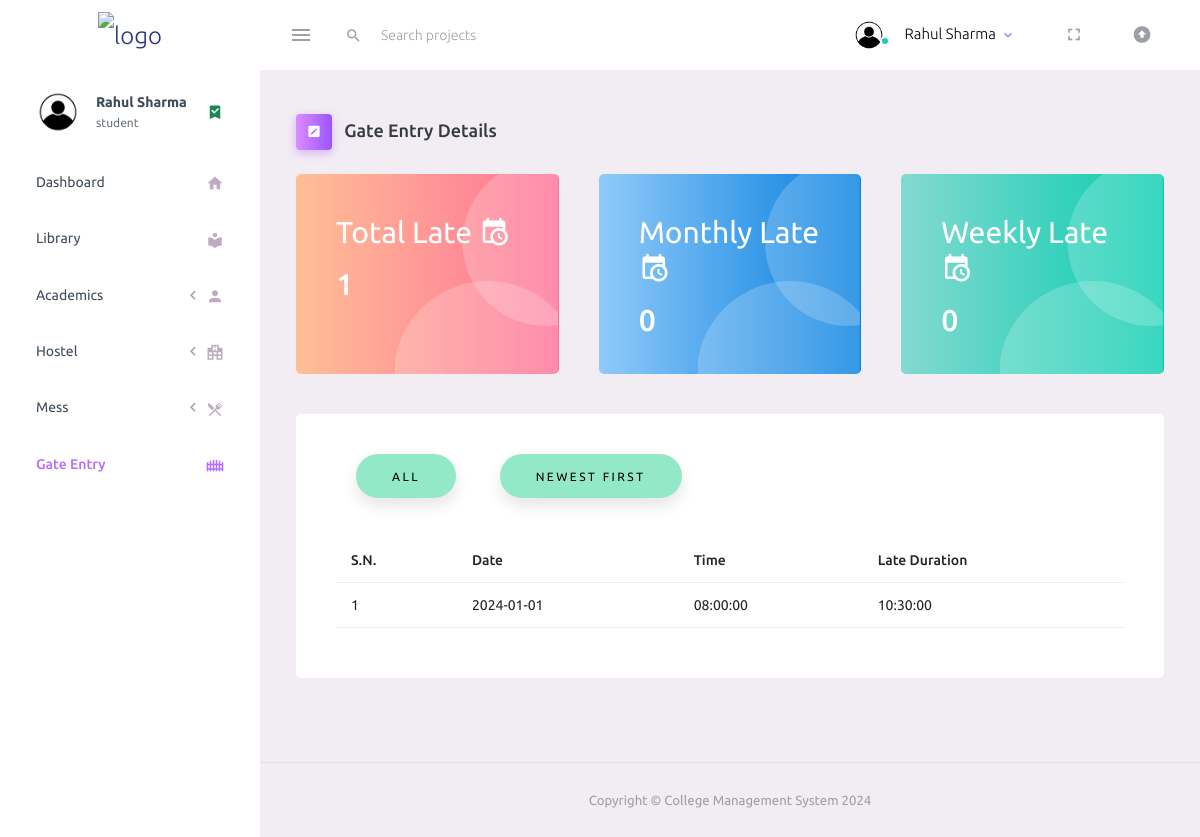
The app's page /dashboard/gate_entry.php (signed in) with its own data.
### tables this page shows
CREATE TABLE GATE_ENTRY (
	ROLL_NO VARCHAR(10),
	ENTRY_TIME DATETIME
);

### dashboard/gate_entry.php (the view, shortened to what this page needs)
<?php
require_once "C:\\xampp\\htdocs\\CMS\\config.php";
$sql = "SELECT entry_time, DATE(entry_time) AS date, TIME(entry_time) AS time
      FROM gate_entry
      WHERE roll_no=?;";
$stmt = mysqli_prepare($conn, $sql);
mysqli_stmt_bind_param($stmt, "s", $param_id);
?>
<!DOCTYPE html>
<html lang="en">
<head>
  <link rel="stylesheet" href="http://localhost/Dashboard/assets/vendors/mdi/css/materialdesignicons.min.css">
  <link rel="stylesheet" href="http://localhost/Dashboard/assets/vendors/css/vendor.bundle.base.css">
  <link rel="stylesheet" href="http://localhost/Dashboard/assets/css/style.css">
  <link rel="stylesheet" href="http://localhost/Dashboard/assets/css/myStyle.css">
</head>
<body>
  <div class="container-scroller">
    <nav class="navbar default-layout-navbar col-lg-12 col-12 p-0 fixed-top d-flex flex-row">
      <div class="text-center navbar-brand-wrapper d-flex align-items-center justify-content-center">
        <a class="navbar-brand brand-logo" href="http://localhost/Dashboard/dashboard_student.php"><img src="images/cms.png" alt="logo" style="height: 50px; width:230px;"></a>
      </div>
      <div class="navbar-menu-wrapper d-flex align-items-stretch">
        <button class="navbar-toggler navbar-toggler align-self-center" type="button" data-toggle="minimize">
          <span class="mdi mdi-menu"></span>
        </button>
        <div class="search-field d-none d-md-block">
          <form class="d-flex align-items-center h-100" action="#">
            <div class="input-group">
              <div class="input-group-prepend bg-transparent">
                <i class="input-group-text border-0 mdi mdi-magnify"></i>
              </div>
              <input type="text" class="form-control bg-transparent border-0" placeholder="Search projects">
            </div>
          </form>
        </div>
        <ul class="navbar-nav navbar-nav-right">
          <li class="nav-item nav-profile dropdown">
            <a class="nav-link dropdown-toggle" id="profileDropdown" href="#" data-bs-toggle="dropdown" aria-expanded="false">
              <div class="nav-profile-img">
                <img src="assets/images/faces/account.png" alt="image">
                <span class="availability-status online"></span>
              </div>
              <div class="nav-profile-text">
                <p class="mb-1 text-black"><?php echo $_SESSION['name'] ?></p>
              </div>
            </a>
          </li>
          <li class="nav-item d-none d-lg-block full-screen-link">
            <a class="nav-link">
              <i class="mdi mdi-fullscreen" id="fullscreen-button"></i>
            </a>
          </li>
          <li class="nav-item d-none d-lg-block">
            <a class="nav-link" href="#">
              <i class="mdi mdi-arrow-up-bold-circle"></i>
            </a>
          </li>
        </ul>
      </div>
    </nav>
    <div class="container-fluid page-body-wrapper">
      <nav class="sidebar sidebar-offcanvas" id="sidebar">
        <ul class="nav">
          <li class="nav-item nav-profile">
            <a href="#" class="nav-link">
              <div class="nav-profile-image">
                <img src="assets/images/faces/account.png" alt="profile">
              </div>
              <div class="nav-profile-text d-flex flex-column">
                <span class="font-weight-bold mb-2"><?php echo $_SESSION['name'] ?></span>
                <span class="text-secondary text-small"><?php echo $_SESSION['user'] ?></span>
              </div>
              <i class="mdi mdi-bookmark-check text-success nav-profile-badge"></i>
            </a>
          </li>
          <li class="nav-item">
            <a class="nav-link" href="http://localhost/Dashboard/dashboard_student.php">
              <span class="menu-title">Dashboard</span>
              <i class="mdi mdi-home menu-icon"></i>
            </a>
          </li>
          <li class="nav-item">
            <a class="nav-link" href="http://localhost/Dashboard/library.php">
              <span class="menu-title">Library</span>
              <i class="mdi mdi-library menu-icon"></i>
            </a>
          </li>
          <li class="nav-item">
            <a class="nav-link" data-bs-toggle="collapse" href="#general-pages3" aria-expanded="false" aria-controls="general-pages3">
              <span class="menu-title">Academics</span>
              <i class="menu-arrow"></i>
              <i class="mdi mdi-account menu-icon"></i>
            </a>
          </li>
          <li class="nav-item">
            <a class="nav-link" data-bs-toggle="collapse" href="#general-pages1" aria-expanded="false" aria-controls="general-pages1">
              <span class="menu-title">Hostel</span>
              <i class="menu-arrow"></i>
              <i class="mdi mdi-hospital-building menu-icon"></i>
            </a>
          </li>
          <li class="nav-item">
            <a class="nav-link" data-bs-toggle="collapse" href="#general-pages2" aria-expanded="false" aria-controls="general-pages2">
              <span class="menu-title">Mess</span>
              <i class="menu-arrow"></i>
              <i class="mdi mdi-silverware-variant menu-icon"></i>
            </a>
          </li>
          <li class="nav-item">
            <a class="nav-link" href="http://localhost/Dashboard/gate_entry.php">
              <span class="menu-title">Gate Entry</span>
              <i class="mdi mdi-gate menu-icon"></i>
            </a>
          </li>
        </ul>
      </nav>
      <div class="main-panel">
        <div class="content-wrapper">
          <div class="page-header">
            <h3 class="page-title">
              <span class="page-title-icon bg-gradient-primary text-white me-2">
                <i class="mdi mdi-pencil-box"></i>
              </span> Gate Entry Details
            </h3>
          </div>
          <?php
          if (mysqli_stmt_execute($stmt)) {
            $result = mysqli_stmt_get_result($stmt);
            $total_late = 0;
            $last30dayslate = 0;
            $last7dayslate = 0;
            if (mysqli_num_rows($result) > 0) {
              while ($row = mysqli_fetch_assoc($result)) {
                $total_late++;
              }
            }
          }
          ?>
          <div class="row">
            <div class="col-md-4 stretch-card grid-margin">
              <div class="card bg-gradient-danger card-img-holder text-white" style="height: 200px;">
                <div class="card-body">
                  <img src="assets/images/dashboard/circle.svg" class="card-img-absolute" alt="circle-image" />
                  <h2 class="font-weight-normal mb-3">Total Late <i class="mdi mdi-calendar-clock mdi-30px float-right"></i>
                  </h2>
                  <h2 class="mb-5"><?php echo $total_late ?></h2>
                </div>
              </div>
            </div>
            <div class="col-md-4 stretch-card grid-margin">
              <div class="card bg-gradient-info card-img-holder text-white" style="height: 200px;">
                <div class="card-body">
                  <img src="assets/images/dashboard/circle.svg" class="card-img-absolute" alt="circle-image" />
                  <h2 class="font-weight-normal mb-3">Monthly Late <i class="mdi mdi-calendar-clock mdi-30px float-right"></i>
                  </h2>
                  <h2 class="mb-5"><?php echo $last30dayslate ?></h2>
                </div>
              </div>
            </div>
            <div class="col-md-4 stretch-card grid-margin">
              <div class="card bg-gradient-success card-img-holder text-white" style="height: 200px;">
                <div class="card-body">
                  <img src="assets/images/dashboard/circle.svg" class="card-img-absolute" alt="circle-image" />
                  <h2 class="font-weight-normal mb-3">Weekly Late <i class="mdi mdi-calendar-clock mdi-30px float-right"></i>
                  </h2>
                  <h2 class="mb-5"><?php echo $last7dayslate ?></h2>
                </div>
              </div>
            </div>
          </div>
          <div class="row">
            <div class="col-lg-12 grid-margin stretch-card">
              <div class="card">
                <div class="card-body">
                  <table class="table">
                    <div class="col-12 grid-margin">
                      <div class="template-demo">
                        <form action="" method="get">
                          <button type="submit" class="button" name="filter" value="all">All</button>
                          <button type="submit" class="button" name="filter" value="newestFirst">Newest First</button>
                        </form>
                      </div>
                    </div>
                    <thead>
                      <tr>
                        <th>S.N.</th>
                        <th>Date</th>
                        <th>Time</th>
                        <th>Late Duration</th>
                      </tr>
                    </thead>
                    <tbody>
                      <?php
                      if (mysqli_stmt_execute($stmt)) {
                        $result = mysqli_stmt_get_result($stmt);
                        if (mysqli_num_rows($result) > 0) {
                          $sno = 1;
                          while ($row = mysqli_fetch_assoc($result)) {
                            $date = new DateTime($row["entry_time"]);
                            $timeComponent = $date->format('H:i:s');
                            $dateComponent = $date->format('Y-m-d');
                            $referenceTime = "21:30:00";
                            $dateTime1 = DateTime::createFromFormat('H:i:s', $referenceTime);
                            $dateTime2 = DateTime::createFromFormat('H:i:s', $timeComponent);
                            $diffSeconds = $dateTime2->getTimestamp() - $dateTime1->getTimestamp();
                              $lateDuration = gmdate('H:i:s', $diffSeconds);
                            echo "<tr>";
                            echo "<td>" . $sno . "</td>";
                            echo "<td>" . $dateComponent . "</td>";
                            echo "<td>" . $timeComponent . "</td>";
                            echo "<td>" . $lateDuration . "</td>";
                            echo "</tr>";
                            $sno = $sno + 1;
                          }
                        } else {
                          $flag = 1;
                        }
                      }
                      ?>
                    </tbody>
                  </table>
                </div>
              </div>
            </div>
          </div>
        </div>
        <footer class="footer">
          <div class="container-fluid d-flex justify-content-center">
            <span class="text-muted d-block text-center text-sm-start d-sm-inline-block">Copyright © College Management System 2024</span>
          </div>
        </footer>
      </div>
    </div>
  </div>
</body>
</html>

### dashboard/assets/css/myStyle.css (style rules this page uses)
.button { padding: 1.3em 3em; margin-inline: 20px; font-size: 12px; text-transform: uppercase; letter-spacing: 2.5px; font-weight: 500; color: #000; background-color: #93e9c7; border: none; border-radius: 45px; box-shadow: 0px 8px 15px rgba(0, 0, 0, 0.1); transition: all 0.3s ease 0s; cursor: pointer; outline: none; }

### records on screen
gate_entry: ENTRY_TIME "2024-01-01", ENTRY_TIME "08:00:00", ENTRY_TIME "10:30:00"

### other values on screen
$_SESSION['name'] "Rahul Sharma"
$_SESSION['user'] "student"
$total_late "1"
$last30dayslate "0"
$last7dayslate "0"
